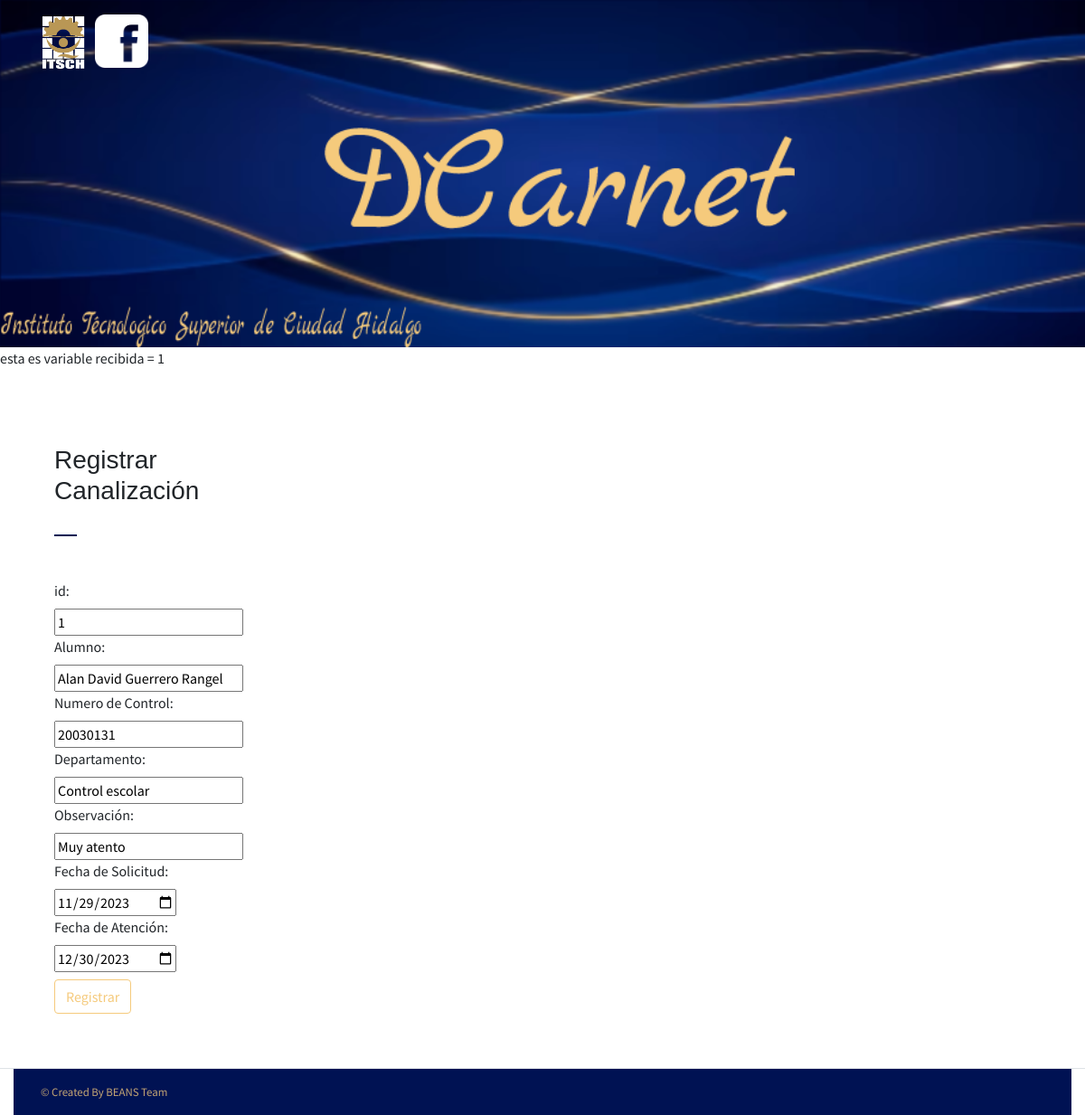
Page /modificar_cana.php?id=1 on the committed database.
### tables this page shows
CREATE TABLE IF NOT EXISTS `cana` (
  `id` int(20) NOT NULL AUTO_INCREMENT,
  `nomb` varchar(60) NOT NULL,
  `no` varchar(9) NOT NULL,
  `depa` varchar(60) NOT NULL,
  `observacion` varchar(100) NOT NULL,
  `fecha_sol` date NOT NULL,
  `fecha_att` date NOT NULL,
  PRIMARY KEY (`id`)
);

### assets/php/conexion.php (called while the page is built, shortened)
<?php
function db_query($query) {
    $db_host = 'localhost';
    $db_user = 'root';
    $db_password = '';
    $db_name = 'dcarnet';
    $db_port = '3306';
    $connection =mysqli_connect($db_host, $db_user,$db_password,$db_name,$db_port);
    $result = mysqli_query($connection,$query);
    return $result;
}
function select_id($tbl_name,$field_name,$field_id){
    $sql = "Select * from $tbl_name where $field_name = $field_id";
    $db=db_query($sql);
    return $db;
}
?>

### modificar_cana.php (the view, shortened to what this page needs)
<!DOCTYPE html>
<html>
<head>
    <link rel="stylesheet" href="assets/vendors/themify-icons/css/themify-icons.css">
	<link rel="stylesheet" href="assets/css/johndoe.css">
  <?php include('assets/php/conexion.php'); ?>
</head>
<body data-spy="scroll" data-target=".navbar" data-offset="40" id="home">
    <header class="header header-mini" style="background-image: url(assets/imgs/fondo10.png); background-repeat: no-repeat; background-size: cover;">
        <div class="container">
            <a href="https://www.cdhidalgo.tecnm.mx/"><img src="assets/imgs/itsch.png" alt="icon-itsch" width="50" style="float: inline-start; margin-right: 10px;"></a>
        <a href="https://www.facebook.com/TecNM.Campus.Ciudad.Hidalgo/"><img src="assets/imgs/face.png" alt="icon-itsch" width="59" style="float: inline-start; margin-right: 10px;"></a>
            <div class="header-content">
            </div>
        </div>
    </header>
    <?php
        echo 'esta es variable recibida = ' . $_GET['id'];
        $result = select_id("cana", "id", $_GET['id']);
        if (mysqli_num_rows($result) > 0) {
          while ($row = mysqli_fetch_object($result)) {
        ?>
    <div class="container-fluid">
        <div class="row about-section">
        <div class="col-lg-4 about-card">
                <br>
                <h3 class="font-weight-light">Registrar Canalización</h3>
                <br>
                <span class="line mb-5" style="background-color: #001253;"></span>
                <form id="form" name="form" action="actualizar_cana.php" method="post">
                    <div>
                        <label for="txt_id">id: </label><br>
                        <input type="text" name="txt_id" id="txt_id" value="<?php echo $row->id; ?>" required>
                    </div>
                    <div>
                        <label for="txt_N">Alumno: </label><br>
                        <input type="text" name="txt_N" id="txt_N" value="<?php echo $row->nomb; ?>" required>
                    </div>
                    <div>
                        <label for="txt_ctr">Numero de Control: </label><br>
                        <input type="text" name="txt_ctr" id="txt_ctr" value="<?php echo $row->no; ?>" required>
                    </div>
                    <div>
                    <label for="txt_D">Departamento: </label><br>
                    <input type="text" name="txt_D" id="txt_D" value="<?php echo $row->depa; ?>" required>
                    </div>
                    <div>
                    <label for="txt_O">Observación: </label><br>
                    <input type="text" name="txt_O" id="txt_O" value="<?php echo $row->observacion; ?>" required>
                    </div>
                    <div>
                    <label for="date_s">Fecha de Solicitud: </label><br>
                    <input type="date" name="date_s" id="date_s" value="<?php echo $row->fecha_sol; ?>" required>
                    </div>
                    <div>
                    <label for="date_a">Fecha de Atención: </label><br>
                    <input type="date" name="date_a" id="date_a" value="<?php echo $row->fecha_att; ?>" required>
                    </div>
                    <div class="mt-2">
                        <button class="btn btn-outline-info" type="submit" name="registrar">Registrar</button>
                    </div>
               </form>
            </div>
        </div>
        <?php
          }
        } else {
          echo "no hay ningun registro";
        }
        ?>
    <footer class="footer py-3">
        <div class="container">
            <p class="small mb-0 " style="color: #f5ca7c;">
                &copy;  Created By BEANS Team</a>
            </p>
        </div>
    </footer>
</body>
</html>

### rows in the picture
cana: txt_id "1", txt_N "Alan David Guerrero Rangel", txt_ctr "20030131", txt_D "Control escolar", txt_O "Muy atento", date_s "11/29/2023", date_a "12/30/2023"

### other values in the picture
$_GET['id'] "1"
